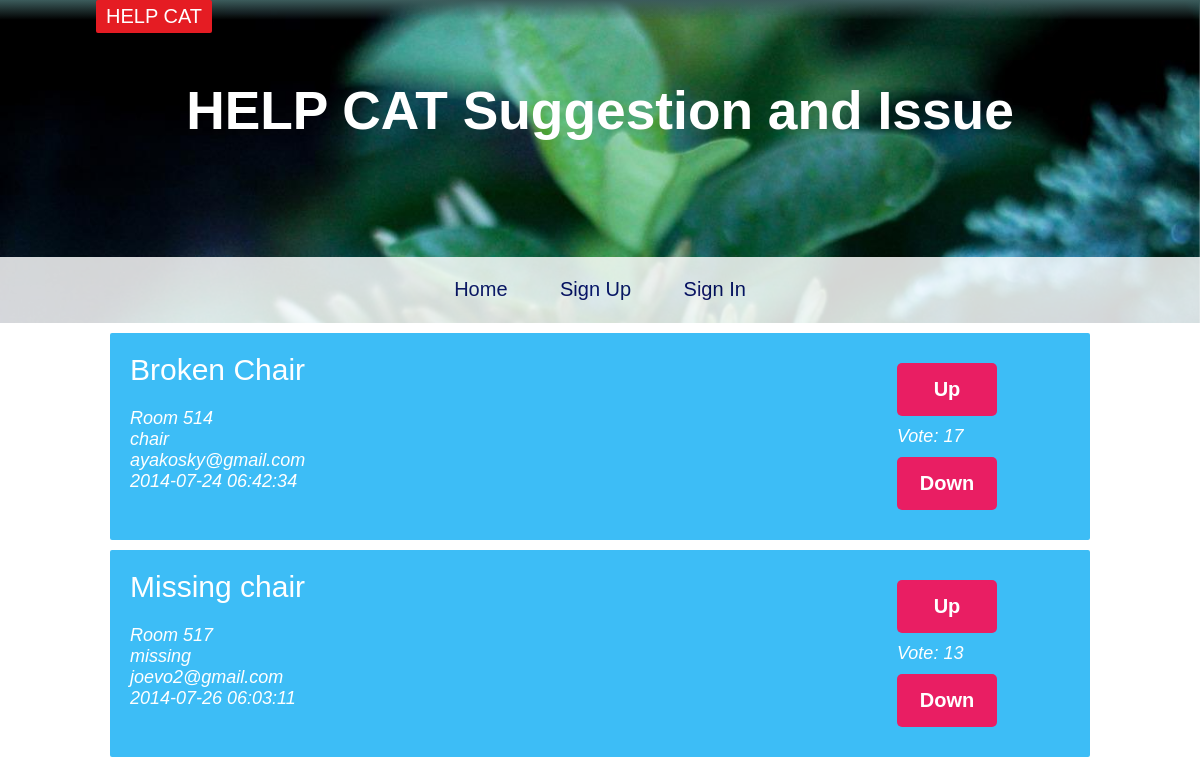
The page / on the database its author committed.
### tables this page shows
CREATE TABLE IF NOT EXISTS `complaint` (
  `id` int(10) NOT NULL AUTO_INCREMENT,
  `issue` text NOT NULL,
  `location` varchar(32) NOT NULL,
  `timestamp` timestamp NOT NULL DEFAULT CURRENT_TIMESTAMP,
  `tag` varchar(32) NOT NULL,
  `email` varchar(64) NOT NULL,
  `vote` int(16) NOT NULL,
  PRIMARY KEY (`id`)
);

### index.php (the view, shortened to what this page needs)
<?php session_start(); include "logic/indexlogic.php";?>
<html>
  <head>
    <link rel='stylesheet' type="text/css" href="style.css">
  </head>
    <body>
        <div class="logonav">
            <div id="logo">HELP CAT</div>
        </div>
        <header>
            <h1 id="title">HELP CAT Suggestion and Issue</h1>
            <?php include "nav.php"; ?>
        </header>
    <main>
      <div>
      <?php
        $result = mysqli_query($con,"SELECT * FROM complaint ORDER BY vote DESC, timestamp DESC ");
        while($row = mysqli_fetch_array($result)) {
          print "<div class='textbox'>";
          print "<div class='box'>";
          print "<div class='p'>";
          print $row['issue'];
          print "</div>";
          print "<br>\n";
          print $row['location'];
          print "<br>\n";
          print $row['tag'];
          print "<br>\n";
          print "<a class='email' href='mailto:".$row['email']."' target='_top'>"
          . $row['email'] . "</a>";
          print "<br>\n";
          print $row['timestamp'];
      ?>
          <br>
          </div>
          <div class='deletebox'>
            <form method='post' class="form">
              <input type="submit" class='deletebutton' name="up" value="Up">
              <?php
                print "<div class='vote'>Vote: ".$row['vote']."</div>";
              ?>
              <input type="submit" class='deletebutton' name="down" value="Down">
            </form>
          </div>
        </div>
      <?php
    }
      ?>
      </div>
    </main>
  </body>
</html>

### nav.php
<nav>
  <ul>
    <li><a href='index.php'>Home</a></li>
    <?php
      if(isset($_SESSION['user'])) {
        echo "<li><a href='myissue.php'>My Issue</a></li>"
              . "<li><a href='myaccount.php'>" . $_SESSION['user'] . "</a></li>"
              . "<li><a href='signout.php'>Sign Out</a></li>";
        if(isset($_SESSION['type']) && $_SESSION['type'] == "admin")
          echo "<li><a target='_blank' href='http://localhost/~Joel/phpMyAdmin/'>Admin</a></li>";
      } else {
        echo "<li><a href='signup.php'>Sign Up</a></li>
              <li><a href='signin.php'>Sign In</a></li>";
      }
    ?>
  </ul>
</nav>

### style.css (style rules this page uses)
* { font-family: Helvetica; -webkit-font-smoothing: antialiased; -webkit-box-sizing: border-box; -moz-box-sizing: border-box; box-sizing: border-box; }
html { background-attachment: fixed; }
body { width: 100%; margin: 0 auto; }
.logonav { position: fixed; width: 100%; height: 20px; background:-webkit-linear-gradient(rgba(60,92,92,1),rgba(92,92,92,0)); z-index: 1; }
#logo { font-size: 20px; color: white; background-color: rgba(229, 28, 35, 1); margin-left: 8%; padding: 5px 10px; display: inline-block; border-radius: 2px; }
header { background-image: url('img/himg1.jpg'); background-attachment: fixed; background-repeat: no-repeat; background-size: cover; position: relative; width: 100%; }
#title { text-align: center; font-size: 40pt; padding: 80px; color: white; }
nav { background-color: white; opacity: 0.83; }
nav ul { margin: 0 auto; padding: 0%; text-align: center; }
nav ul li { display: inline-block; padding: 1.8% 2%; font-size: 18px; font-family: cursive; transition: all 0.2s; }
nav > ul > li > a { color: #000263; font-size: 20px; text-decoration: none; }
form input { border: 1px solid gray; padding: 10px 15px; margin: 5px auto; font-size: 15px; }
main { max-width: 1000px; margin: 0 auto; }
a { text-decoration: none }
.textbox { padding: 2%; margin: 1%; border: 0px; font-size: 18px; font-style: italic; border-radius: 2px; color : white; display: block; background-color: rgba(41, 182, 246, 0.9); }
.p { font-size: 30px; font-style: normal; color: white; }
.deletebox { vertical-align: top; width: 100px; display: inline-block; }
.deletebutton { width: 100px; margin: 10px; -webkit-appearance: none; color: white; border-radius: 5px; border: 0; font-weight: bold; background-color: rgba(233, 30, 99, 1); font-size: 20px; padding: 15px 10px; }
.box { width: 80%; display: inline-block; }
.form { margin: 0; }
.email { text-decoration: none; color: white; }
.vote { margin: 0 auto; width: 80px; }

### rows shown on the page
complaint: issue "Broken Chair", location "Room 514", tag "chair", email "ayakosky@gmail.com", timestamp "2014-07-24 06:42:34", vote "17"
complaint: issue "Missing chair", location "Room 517", tag "missing", email "joevo2@gmail.com", timestamp "2014-07-26 06:03:11", vote "13"
